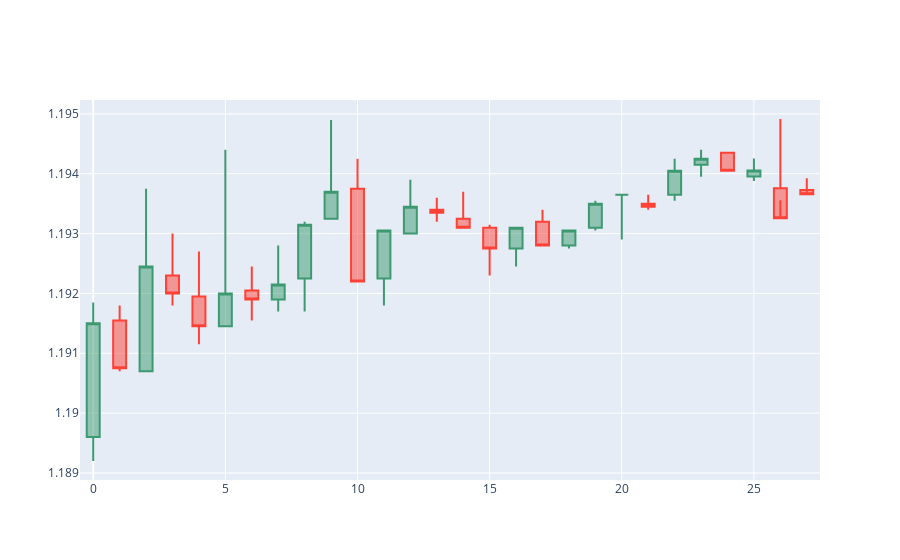

This figure's notebook cell:
### Code cell
fig = go.Figure(data=[
    go.Candlestick(open=final_prediction[:, 0], high=final_prediction[:, 1],
    low=final_prediction[:, 2], close=final_prediction[:, 3]
    )
])
            
fig.update_layout(xaxis_rangeslider_visible=False)
fig.show()
